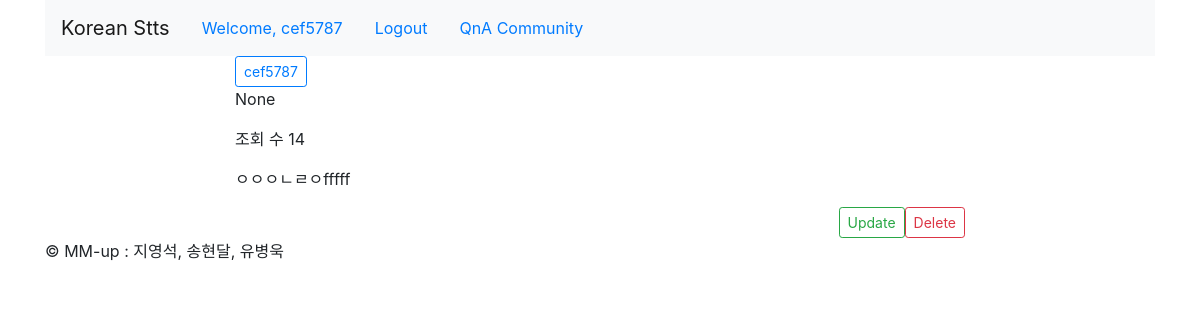
The app's page /QnA/detail/7/ (signed in) with its own data.
### QnA/models.py (models this page shows, shortened)
class QuestionAndAnswer(models.Model):
    author = models.ForeignKey(User, on_delete=models.CASCADE, related_name="user_author")
    title = models.CharField(max_length=100)
    text = models.TextField()
    hit = models.PositiveIntegerField(default=0)
    created = models.DateTimeField(auto_now_add=True)
    updated = models.DateTimeField(auto_now=True)
    class Meta:
        ordering = ['-updated']
    @property
    def update_counter(self):
        self.hit = self.hit + 1
        self.save()

### QnA/templates/QnA/detail.html (shortened to what this page needs)
{% extends 'base.html' %}
{% block content %}
    <div class="row">
        <div class="col-md-2"></div>
        <div class="col-md-8 panel panel-default">
            <button type="button" class="btn btn-outline-primary btn-sm">
                {{object.author.username}}</button>
            <p class="update_counter">{{ object.update_counter }}</p>
            <p>조회 수 {{object.hit}}</p>
            <p>{{object.text|linebreaksbr}}</p>
            <a href="{% url 'QnA:QnA_delete' pk=object.id %}" class="btn btn-outline-danger btn-sm float-right">
                Delete</a>
            <a href="{% url 'QnA:QnA_update' pk=object.id %}" class="btn btn-outline-success btn-sm float-right">
                Update</a>
        </div>
        <div class="col-md-2"></div>
    </div>
    <div class="row">
        <div class="col-md-2"></div>
        <div class="col-md-8 panel panel-default">
            {% load disqus_tags %}
        </div>
        <div class="col-md-2"></div>
    </div>
{% endblock %}

### templates/base.html (shortened to what this page needs)
<!DOCTYPE html>
<html lang="en">
<head>
    <link rel="stylesheet" href="https://stackpath.bootstrapcdn.com/bootstrap/4.1.3/css/bootstrap.min.css">
</head>
<body>
<div class="container">
    <header class="header clearfix">
        <nav class="navbar navbar-expand-lg navbar-light bg-light">
            <a class="navbar-brand" href="/">Korean Stts</a>
            <ul class="nav">
                {% if user.is_authenticated %}
                <li class="nav-item"><a href="#" class="nav-link">Welcome, {{user.get_username}}</a></li>
                <li class="nav-item"><a href="{% url 'account:logout' %}" class="nav-link">Logout</a></li>
                <li class="nav-item"><a href="{% url 'QnA:QnA_list' %}" class="nav-link">QnA Community</a></li>
                {% else %}
                <li class="nav-item"><a href="{% url 'account:login' %}" class="nav-link">Login</a></li>
                <li class="nav-item"><a href="{% url 'account:register' %}" class="nav-link">Signup</a></li>
                {% endif %}
            </ul>
        </nav>
    </header>
    {% block content %}
    {% endblock %}
    <footer class="footer">
        <p>&copy; MM-up : 지영석, 송현달, 유병욱</p>
    </footer>
</div>
</body>

### records on screen
QuestionAndAnswer: author.username "cef5787", update_counter "None", hit "14", text "ㅇㅇㅇㄴㄹㅇfffff"

### other values on screen
{{ user.get_username }} "cef5787"
